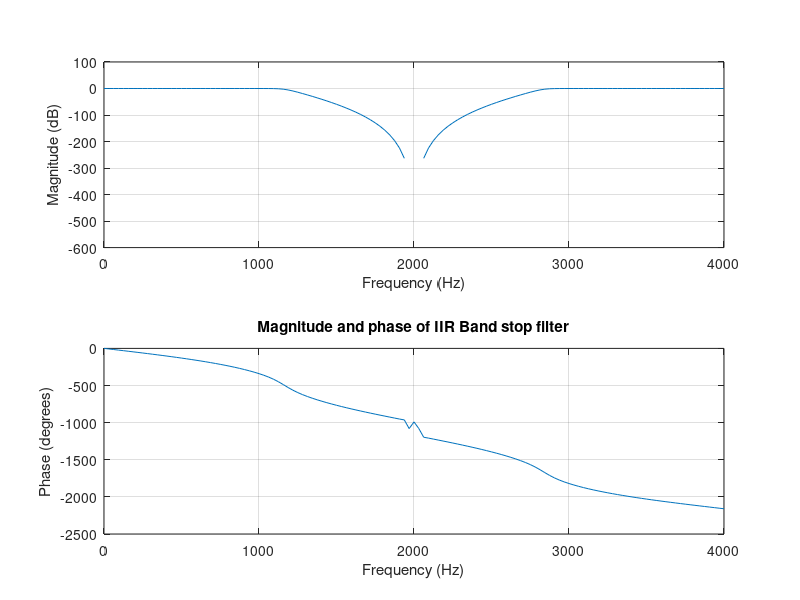
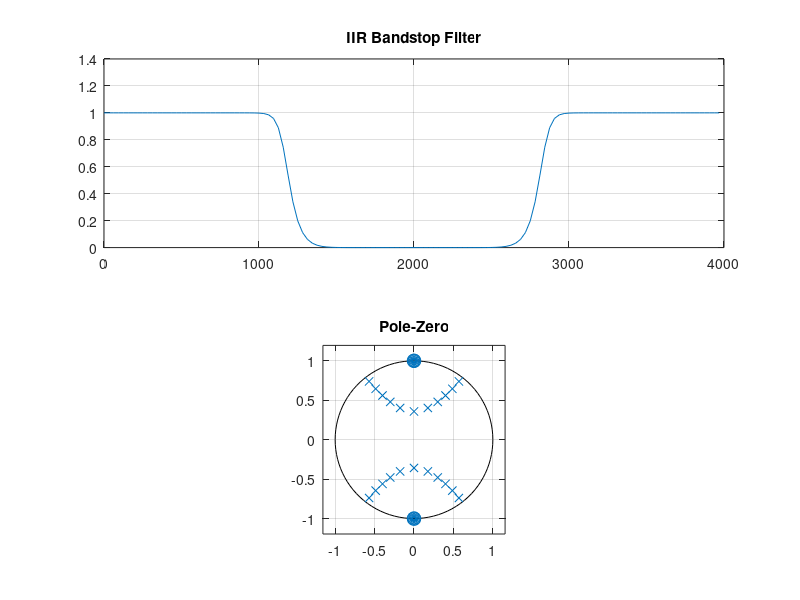
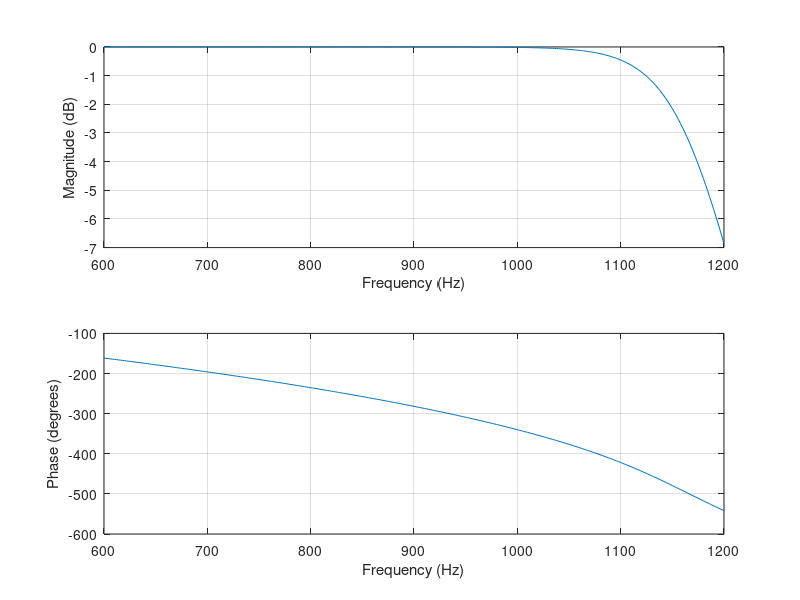
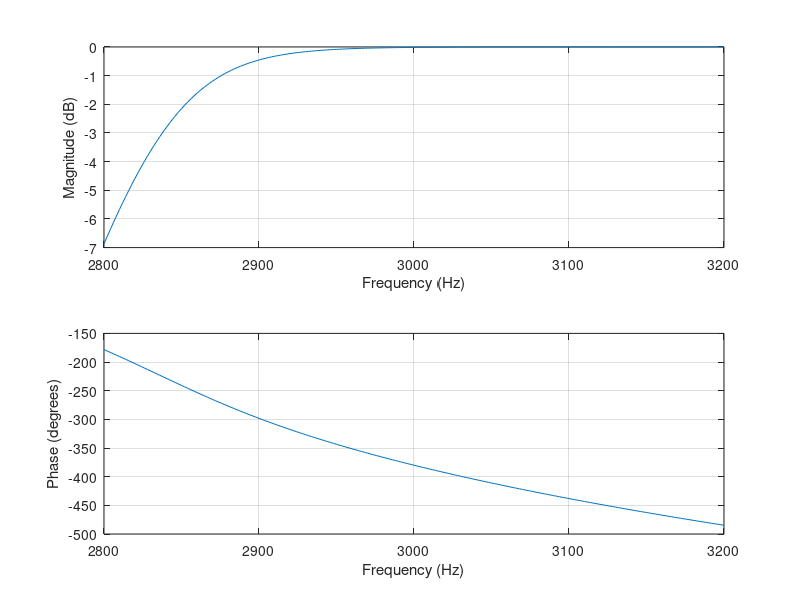

Here is the MATLAB script that generated these plots, in order:
[n,w]=buttord([1200/4000,2800/4000],[400/4000, 3200/4000],1,50);
[b,a]=butter(n,w,'stop');
figure(1)
freqz(b,a,128,8000);
title('Magnitude and phase of IIR Band stop filter');
grid on;

figure(2)
[h,P]=freqz(b,a,128,8000);
subplot(211);
plot(P,abs(h));
grid on;
title('IIR Bandstop Filter');
subplot(212);
zplane(b,a);
grid on;
title('Pole-Zero');


figure(3)
f=600:2:1200;
freqz(b,a,f,8000); % Transition Band
figure(4)
f=2800:2:3200;
freqz(b,a,f,8000); % Transition Band

